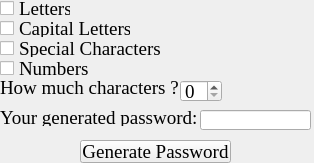
<?xml version="1.0" encoding="UTF-8"?>
<ui version="4.0">
 <class>MainWindow</class>
 <widget class="QMainWindow" name="MainWindow">
  <property name="geometry">
   <rect>
    <x>0</x>
    <y>0</y>
    <width>314</width>
    <height>163</height>
   </rect>
  </property>
  <property name="windowTitle">
   <string>MainWindow</string>
  </property>
  <widget class="QWidget" name="centralwidget">
   <widget class="QCheckBox" name="checkBox">
    <property name="geometry">
     <rect>
      <x>0</x>
      <y>0</y>
      <width>71</width>
      <height>17</height>
     </rect>
    </property>
    <property name="font">
     <font>
      <family>Times New Roman</family>
      <pointsize>14</pointsize>
     </font>
    </property>
    <property name="text">
     <string>Letters</string>
    </property>
   </widget>
   <widget class="QCheckBox" name="checkBox_2">
    <property name="geometry">
     <rect>
      <x>0</x>
      <y>60</y>
      <width>91</width>
      <height>17</height>
     </rect>
    </property>
    <property name="font">
     <font>
      <family>Times New Roman</family>
      <pointsize>14</pointsize>
     </font>
    </property>
    <property name="text">
     <string>Numbers</string>
    </property>
   </widget>
   <widget class="QCheckBox" name="checkBox_3">
    <property name="geometry">
     <rect>
      <x>0</x>
      <y>40</y>
      <width>161</width>
      <height>17</height>
     </rect>
    </property>
    <property name="font">
     <font>
      <family>Times New Roman</family>
      <pointsize>14</pointsize>
     </font>
    </property>
    <property name="text">
     <string>Special Characters</string>
    </property>
   </widget>
   <widget class="QLabel" name="label">
    <property name="geometry">
     <rect>
      <x>0</x>
      <y>80</y>
      <width>181</width>
      <height>16</height>
     </rect>
    </property>
    <property name="font">
     <font>
      <family>Times New Roman</family>
      <pointsize>14</pointsize>
     </font>
    </property>
    <property name="text">
     <string>How much characters ?</string>
    </property>
   </widget>
   <widget class="QSpinBox" name="spinBox">
    <property name="geometry">
     <rect>
      <x>180</x>
      <y>80</y>
      <width>42</width>
      <height>22</height>
     </rect>
    </property>
    <property name="font">
     <font>
      <family>Times New Roman</family>
      <pointsize>14</pointsize>
     </font>
    </property>
   </widget>
   <widget class="QLabel" name="label_2">
    <property name="geometry">
     <rect>
      <x>0</x>
      <y>110</y>
      <width>201</width>
      <height>16</height>
     </rect>
    </property>
    <property name="font">
     <font>
      <family>Times New Roman</family>
      <pointsize>14</pointsize>
     </font>
    </property>
    <property name="text">
     <string>Your generated password:</string>
    </property>
   </widget>
   <widget class="QLineEdit" name="lineEdit">
    <property name="geometry">
     <rect>
      <x>200</x>
      <y>110</y>
      <width>111</width>
      <height>20</height>
     </rect>
    </property>
    <property name="font">
     <font>
      <family>Times New Roman</family>
      <pointsize>14</pointsize>
     </font>
    </property>
   </widget>
   <widget class="QPushButton" name="pushButton">
    <property name="geometry">
     <rect>
      <x>80</x>
      <y>140</y>
      <width>151</width>
      <height>23</height>
     </rect>
    </property>
    <property name="font">
     <font>
      <family>Times New Roman</family>
      <pointsize>14</pointsize>
     </font>
    </property>
    <property name="text">
     <string>Generate Password</string>
    </property>
   </widget>
   <widget class="QCheckBox" name="checkBox_4">
    <property name="geometry">
     <rect>
      <x>0</x>
      <y>20</y>
      <width>131</width>
      <height>17</height>
     </rect>
    </property>
    <property name="font">
     <font>
      <family>Times New Roman</family>
      <pointsize>14</pointsize>
     </font>
    </property>
    <property name="text">
     <string>Capital Letters</string>
    </property>
   </widget>
  </widget>
 </widget>
 <resources/>
 <connections/>
</ui>
